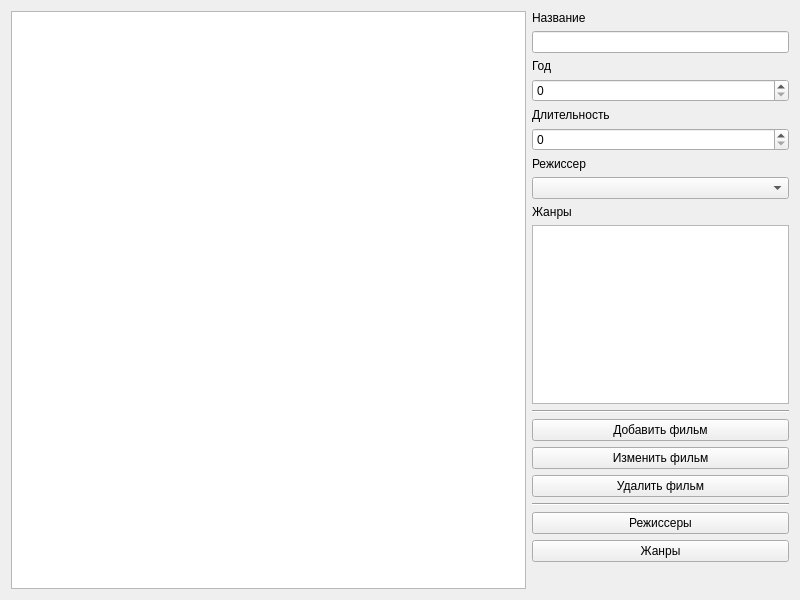
<?xml version="1.0" encoding="UTF-8"?>
<ui version="4.0">
 <class>Form</class>
 <widget class="QWidget" name="Form">
  <property name="geometry">
   <rect>
    <x>0</x>
    <y>0</y>
    <width>800</width>
    <height>600</height>
   </rect>
  </property>
  <property name="windowTitle">
   <string>Фильмы</string>
  </property>
  <layout class="QHBoxLayout" name="horizontalLayout_2">
   <item>
    <layout class="QHBoxLayout" name="horizontalLayout" stretch="4,2">
     <item>
      <widget class="QTableWidget" name="tableWidget"/>
     </item>
     <item>
      <layout class="QVBoxLayout" name="verticalLayout">
       <item>
        <widget class="QLabel" name="label">
         <property name="text">
          <string>Название</string>
         </property>
        </widget>
       </item>
       <item>
        <widget class="QLineEdit" name="titleEdit"/>
       </item>
       <item>
        <widget class="QLabel" name="label_2">
         <property name="text">
          <string>Год</string>
         </property>
        </widget>
       </item>
       <item>
        <widget class="QSpinBox" name="yearSpinBox">
         <property name="minimum">
          <number>0</number>
         </property>
         <property name="maximum">
          <number>2025</number>
         </property>
        </widget>
       </item>
       <item>
        <widget class="QLabel" name="label_3">
         <property name="text">
          <string>Длительность</string>
         </property>
        </widget>
       </item>
       <item>
        <widget class="QSpinBox" name="durationSpinBox">
         <property name="maximum">
          <number>999</number>
         </property>
        </widget>
       </item>
       <item>
        <widget class="QLabel" name="label_4">
         <property name="text">
          <string>Режиссер</string>
         </property>
        </widget>
       </item>
       <item>
        <widget class="QComboBox" name="directorComboBox"/>
       </item>
       <item>
        <widget class="QLabel" name="label_5">
         <property name="text">
          <string>Жанры</string>
         </property>
        </widget>
       </item>
       <item>
        <widget class="QListWidget" name="listWidget"/>
       </item>
       <item>
        <widget class="Line" name="line">
         <property name="orientation">
          <enum>Qt::Horizontal</enum>
         </property>
        </widget>
       </item>
       <item>
        <widget class="QPushButton" name="addButton">
         <property name="text">
          <string>Добавить фильм</string>
         </property>
        </widget>
       </item>
       <item>
        <widget class="QPushButton" name="editButton">
         <property name="text">
          <string>Изменить фильм</string>
         </property>
        </widget>
       </item>
       <item>
        <widget class="QPushButton" name="deleteButton">
         <property name="text">
          <string>Удалить фильм</string>
         </property>
        </widget>
       </item>
       <item>
        <widget class="Line" name="line_3">
         <property name="orientation">
          <enum>Qt::Horizontal</enum>
         </property>
        </widget>
       </item>
       <item>
        <widget class="QPushButton" name="directorsButton">
         <property name="text">
          <string>Режиссеры</string>
         </property>
        </widget>
       </item>
       <item>
        <widget class="QPushButton" name="genresButton">
         <property name="text">
          <string>Жанры</string>
         </property>
        </widget>
       </item>
       <item>
        <spacer name="verticalSpacer">
         <property name="orientation">
          <enum>Qt::Vertical</enum>
         </property>
         <property name="sizeHint" stdset="0">
          <size>
           <width>20</width>
           <height>40</height>
          </size>
         </property>
        </spacer>
       </item>
      </layout>
     </item>
    </layout>
   </item>
  </layout>
 </widget>
 <resources/>
 <connections/>
</ui>
